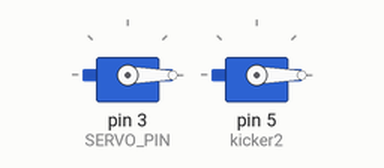
The sketch below on a simulated Arduino Uno, built with avr-gcc and run on an emulated ATmega328P. On the bench: 2 × servo.

Above: at 0.15 s.
Timing chart, 0 to 3.1 s (numbered marks = the images above):
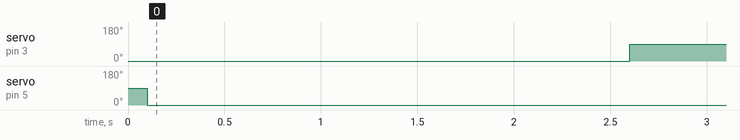

Measured:
- by itself, servo on pin 3 (SERVO_PIN): alternates 90° for 2.0 s and 0° for 0.50 s
- by itself, servo on pin 5 (kicker2): 90° → 0° at 0.10 s

The sketch:

kicker.ino
```cpp
/*
 *  kicker.ino
 *  Author: Hannes 17/9/2015
 *
 *  Program to test the feasability of kicking the ball using a long
 *  rod attached to a servo.
 */


#include <Servo.h>

#define SERVO_PIN 3
#define POS1 0
#define POS2 90
#define DELAY 2000

Servo kicker;
Servo kicker2;

void setup() {
  // put your setup code here, to run once:
  kicker.attach(SERVO_PIN);
  kicker2.attach(5);
  kicker.write(POS1);
  delay(100);
  kicker2.write(POS1);
}

void loop() {
  // put your main code here, to run repeatedly:
  delay(DELAY);
  kicker.write(POS1);
  delay(500);
  kicker.write(POS2);
}
```
